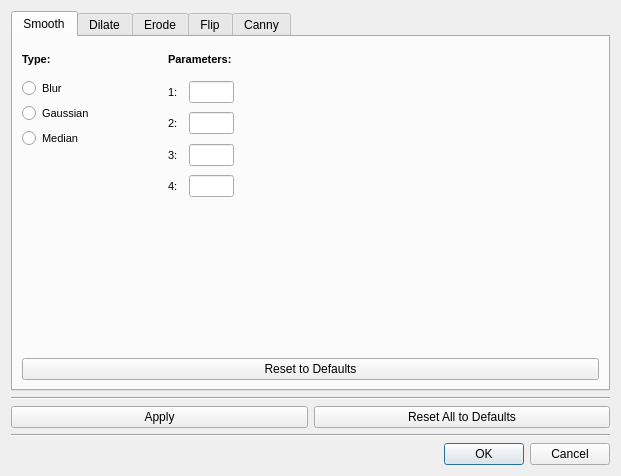
<?xml version="1.0" encoding="UTF-8"?>
<ui version="4.0">
 <class>ImageProcessingSettingsDialog</class>
 <widget class="QDialog" name="ImageProcessingSettingsDialog">
  <property name="geometry">
   <rect>
    <x>0</x>
    <y>0</y>
    <width>621</width>
    <height>476</height>
   </rect>
  </property>
  <property name="windowTitle">
   <string>Image Processing Settings</string>
  </property>
  <layout class="QGridLayout" name="gridLayout">
   <item row="0" column="0">
    <layout class="QVBoxLayout" name="verticalLayout_40">
     <item>
      <widget class="QTabWidget" name="tabWidget">
       <property name="currentIndex">
        <number>0</number>
       </property>
       <widget class="QWidget" name="smoothTab_5">
        <attribute name="title">
         <string>Smooth</string>
        </attribute>
        <layout class="QVBoxLayout" name="verticalLayout">
         <item>
          <layout class="QVBoxLayout" name="verticalLayout_41">
           <item>
            <layout class="QHBoxLayout" name="horizontalLayout_48">
             <item>
              <layout class="QVBoxLayout" name="verticalLayout_42">
               <item>
                <widget class="QLabel" name="label_68">
                 <property name="sizePolicy">
                  <sizepolicy hsizetype="Preferred" vsizetype="Minimum">
                   <horstretch>0</horstretch>
                   <verstretch>0</verstretch>
                  </sizepolicy>
                 </property>
                 <property name="minimumSize">
                  <size>
                   <width>0</width>
                   <height>27</height>
                  </size>
                 </property>
                 <property name="maximumSize">
                  <size>
                   <width>140</width>
                   <height>27</height>
                  </size>
                 </property>
                 <property name="font">
                  <font>
                   <pointsize>8</pointsize>
                   <weight>75</weight>
                   <bold>true</bold>
                  </font>
                 </property>
                 <property name="text">
                  <string>Type:</string>
                 </property>
                </widget>
               </item>
               <item>
                <layout class="QVBoxLayout" name="verticalLayout_43">
                 <item>
                  <widget class="QRadioButton" name="smoothBlurButton">
                   <property name="maximumSize">
                    <size>
                     <width>140</width>
                     <height>16777215</height>
                    </size>
                   </property>
                   <property name="font">
                    <font>
                     <pointsize>8</pointsize>
                    </font>
                   </property>
                   <property name="text">
                    <string>Blur</string>
                   </property>
                   <attribute name="buttonGroup">
                    <string notr="true">smoothTypeGroup</string>
                   </attribute>
                  </widget>
                 </item>
                 <item>
                  <widget class="QRadioButton" name="smoothGaussianButton">
                   <property name="maximumSize">
                    <size>
                     <width>140</width>
                     <height>16777215</height>
                    </size>
                   </property>
                   <property name="font">
                    <font>
                     <pointsize>8</pointsize>
                    </font>
                   </property>
                   <property name="text">
                    <string>Gaussian</string>
                   </property>
                   <attribute name="buttonGroup">
                    <string notr="true">smoothTypeGroup</string>
                   </attribute>
                  </widget>
                 </item>
                 <item>
                  <widget class="QRadioButton" name="smoothMedianButton">
                   <property name="maximumSize">
                    <size>
                     <width>140</width>
                     <height>16777215</height>
                    </size>
                   </property>
                   <property name="font">
                    <font>
                     <pointsize>8</pointsize>
                    </font>
                   </property>
                   <property name="text">
                    <string>Median</string>
                   </property>
                   <attribute name="buttonGroup">
                    <string notr="true">smoothTypeGroup</string>
                   </attribute>
                  </widget>
                 </item>
                 <item>
                  <spacer name="verticalSpacer_29">
                   <property name="orientation">
                    <enum>Qt::Vertical</enum>
                   </property>
                   <property name="sizeHint" stdset="0">
                    <size>
                     <width>20</width>
                     <height>40</height>
                    </size>
                   </property>
                  </spacer>
                 </item>
                </layout>
               </item>
              </layout>
             </item>
             <item>
              <layout class="QVBoxLayout" name="verticalLayout_44">
               <item>
                <widget class="QLabel" name="label_69">
                 <property name="minimumSize">
                  <size>
                   <width>0</width>
                   <height>27</height>
                  </size>
                 </property>
                 <property name="maximumSize">
                  <size>
                   <width>16777215</width>
                   <height>27</height>
                  </size>
                 </property>
                 <property name="font">
                  <font>
                   <pointsize>8</pointsize>
                   <weight>75</weight>
                   <bold>true</bold>
                  </font>
                 </property>
                 <property name="text">
                  <string>Parameters:</string>
                 </property>
                </widget>
               </item>
               <item>
                <layout class="QVBoxLayout" name="verticalLayout_45">
                 <item>
                  <layout class="QHBoxLayout" name="horizontalLayout_49">
                   <item>
                    <widget class="QLabel" name="label_70">
                     <property name="sizePolicy">
                      <sizepolicy hsizetype="Minimum" vsizetype="Preferred">
                       <horstretch>0</horstretch>
                       <verstretch>0</verstretch>
                      </sizepolicy>
                     </property>
                     <property name="minimumSize">
                      <size>
                       <width>15</width>
                       <height>0</height>
                      </size>
                     </property>
                     <property name="maximumSize">
                      <size>
                       <width>15</width>
                       <height>16777215</height>
                      </size>
                     </property>
                     <property name="font">
                      <font>
                       <pointsize>8</pointsize>
                      </font>
                     </property>
                     <property name="text">
                      <string>1:</string>
                     </property>
                    </widget>
                   </item>
                   <item>
                    <widget class="QLineEdit" name="smoothParam1Edit">
                     <property name="sizePolicy">
                      <sizepolicy hsizetype="Minimum" vsizetype="Fixed">
                       <horstretch>0</horstretch>
                       <verstretch>0</verstretch>
                      </sizepolicy>
                     </property>
                     <property name="minimumSize">
                      <size>
                       <width>45</width>
                       <height>0</height>
                      </size>
                     </property>
                     <property name="maximumSize">
                      <size>
                       <width>45</width>
                       <height>16777215</height>
                      </size>
                     </property>
                     <property name="font">
                      <font>
                       <pointsize>8</pointsize>
                      </font>
                     </property>
                    </widget>
                   </item>
                   <item>
                    <widget class="QLabel" name="smoothParam1RangeLabel">
                     <property name="font">
                      <font>
                       <pointsize>8</pointsize>
                       <weight>75</weight>
                       <bold>true</bold>
                      </font>
                     </property>
                     <property name="text">
                      <string/>
                     </property>
                    </widget>
                   </item>
                   <item>
                    <widget class="QLabel" name="smoothParam1Label">
                     <property name="font">
                      <font>
                       <pointsize>8</pointsize>
                      </font>
                     </property>
                     <property name="text">
                      <string/>
                     </property>
                    </widget>
                   </item>
                  </layout>
                 </item>
                 <item>
                  <layout class="QHBoxLayout" name="horizontalLayout_50">
                   <item>
                    <widget class="QLabel" name="label_71">
                     <property name="sizePolicy">
                      <sizepolicy hsizetype="Minimum" vsizetype="Preferred">
                       <horstretch>0</horstretch>
                       <verstretch>0</verstretch>
                      </sizepolicy>
                     </property>
                     <property name="minimumSize">
                      <size>
                       <width>15</width>
                       <height>0</height>
                      </size>
                     </property>
                     <property name="maximumSize">
                      <size>
                       <width>15</width>
                       <height>16777215</height>
                      </size>
                     </property>
                     <property name="font">
                      <font>
                       <pointsize>8</pointsize>
                      </font>
                     </property>
                     <property name="text">
                      <string>2:</string>
                     </property>
                    </widget>
                   </item>
                   <item>
                    <widget class="QLineEdit" name="smoothParam2Edit">
                     <property name="sizePolicy">
                      <sizepolicy hsizetype="Minimum" vsizetype="Fixed">
                       <horstretch>0</horstretch>
                       <verstretch>0</verstretch>
                      </sizepolicy>
                     </property>
                     <property name="minimumSize">
                      <size>
                       <width>45</width>
                       <height>0</height>
                      </size>
                     </property>
                     <property name="maximumSize">
                      <size>
                       <width>45</width>
                       <height>16777215</height>
                      </size>
                     </property>
                     <property name="font">
                      <font>
                       <pointsize>8</pointsize>
                      </font>
                     </property>
                    </widget>
                   </item>
                   <item>
                    <widget class="QLabel" name="smoothParam2RangeLabel">
                     <property name="font">
                      <font>
                       <pointsize>8</pointsize>
                       <weight>75</weight>
                       <bold>true</bold>
                      </font>
                     </property>
                     <property name="text">
                      <string/>
                     </property>
                    </widget>
                   </item>
                   <item>
                    <widget class="QLabel" name="smoothParam2Label">
                     <property name="font">
                      <font>
                       <pointsize>8</pointsize>
                      </font>
                     </property>
                     <property name="text">
                      <string/>
                     </property>
                    </widget>
                   </item>
                  </layout>
                 </item>
                 <item>
                  <layout class="QHBoxLayout" name="horizontalLayout_51">
                   <item>
                    <widget class="QLabel" name="label_72">
                     <property name="sizePolicy">
                      <sizepolicy hsizetype="Minimum" vsizetype="Preferred">
                       <horstretch>0</horstretch>
                       <verstretch>0</verstretch>
                      </sizepolicy>
                     </property>
                     <property name="minimumSize">
                      <size>
                       <width>15</width>
                       <height>0</height>
                      </size>
                     </property>
                     <property name="maximumSize">
                      <size>
                       <width>15</width>
                       <height>16777215</height>
                      </size>
                     </property>
                     <property name="font">
                      <font>
                       <pointsize>8</pointsize>
                      </font>
                     </property>
                     <property name="text">
                      <string>3:</string>
                     </property>
                    </widget>
                   </item>
                   <item>
                    <widget class="QLineEdit" name="smoothParam3Edit">
                     <property name="sizePolicy">
                      <sizepolicy hsizetype="Minimum" vsizetype="Fixed">
                       <horstretch>0</horstretch>
                       <verstretch>0</verstretch>
                      </sizepolicy>
                     </property>
                     <property name="minimumSize">
                      <size>
                       <width>45</width>
                       <height>0</height>
                      </size>
                     </property>
                     <property name="maximumSize">
                      <size>
                       <width>45</width>
                       <height>16777215</height>
                      </size>
                     </property>
                     <property name="font">
                      <font>
                       <pointsize>8</pointsize>
                      </font>
                     </property>
                    </widget>
                   </item>
                   <item>
                    <widget class="QLabel" name="smoothParam3RangeLabel">
                     <property name="font">
                      <font>
                       <pointsize>8</pointsize>
                       <weight>75</weight>
                       <bold>true</bold>
                      </font>
                     </property>
                     <property name="text">
                      <string/>
                     </property>
                    </widget>
                   </item>
                   <item>
                    <widget class="QLabel" name="smoothParam3Label">
                     <property name="font">
                      <font>
                       <pointsize>8</pointsize>
                      </font>
                     </property>
                     <property name="text">
                      <string/>
                     </property>
                    </widget>
                   </item>
                  </layout>
                 </item>
                 <item>
                  <layout class="QHBoxLayout" name="horizontalLayout_52">
                   <item>
                    <widget class="QLabel" name="label_73">
                     <property name="sizePolicy">
                      <sizepolicy hsizetype="Minimum" vsizetype="Preferred">
                       <horstretch>0</horstretch>
                       <verstretch>0</verstretch>
                      </sizepolicy>
                     </property>
                     <property name="minimumSize">
                      <size>
                       <width>15</width>
                       <height>0</height>
                      </size>
                     </property>
                     <property name="maximumSize">
                      <size>
                       <width>15</width>
                       <height>16777215</height>
                      </size>
                     </property>
                     <property name="font">
                      <font>
                       <pointsize>8</pointsize>
                      </font>
                     </property>
                     <property name="text">
                      <string>4:</string>
                     </property>
                    </widget>
                   </item>
                   <item>
                    <widget class="QLineEdit" name="smoothParam4Edit">
                     <property name="sizePolicy">
                      <sizepolicy hsizetype="Minimum" vsizetype="Fixed">
                       <horstretch>0</horstretch>
                       <verstretch>0</verstretch>
                      </sizepolicy>
                     </property>
                     <property name="minimumSize">
                      <size>
                       <width>45</width>
                       <height>0</height>
                      </size>
                     </property>
                     <property name="maximumSize">
                      <size>
                       <width>45</width>
                       <height>16777215</height>
                      </size>
                     </property>
                     <property name="font">
                      <font>
                       <pointsize>8</pointsize>
                      </font>
                     </property>
                    </widget>
                   </item>
                   <item>
                    <widget class="QLabel" name="smoothParam4RangeLabel">
                     <property name="font">
                      <font>
                       <pointsize>8</pointsize>
                       <weight>75</weight>
                       <bold>true</bold>
                      </font>
                     </property>
                     <property name="text">
                      <string/>
                     </property>
                    </widget>
                   </item>
                   <item>
                    <widget class="QLabel" name="smoothParam4Label">
                     <property name="font">
                      <font>
                       <pointsize>8</pointsize>
                      </font>
                     </property>
                     <property name="text">
                      <string/>
                     </property>
                    </widget>
                   </item>
                  </layout>
                 </item>
                </layout>
               </item>
              </layout>
             </item>
            </layout>
           </item>
           <item>
            <spacer name="verticalSpacer_31">
             <property name="orientation">
              <enum>Qt::Vertical</enum>
             </property>
             <property name="sizeHint" stdset="0">
              <size>
               <width>20</width>
               <height>40</height>
              </size>
             </property>
            </spacer>
           </item>
           <item>
            <widget class="QPushButton" name="resetSmoothToDefaultsButton">
             <property name="text">
              <string>Reset to Defaults</string>
             </property>
            </widget>
           </item>
          </layout>
         </item>
        </layout>
       </widget>
       <widget class="QWidget" name="dilateTab_5">
        <attribute name="title">
         <string>Dilate</string>
        </attribute>
        <layout class="QVBoxLayout" name="verticalLayout_2">
         <item>
          <layout class="QVBoxLayout" name="verticalLayout_46">
           <item>
            <layout class="QHBoxLayout" name="horizontalLayout_53">
             <item>
              <widget class="QLabel" name="label_74">
               <property name="minimumSize">
                <size>
                 <width>0</width>
                 <height>27</height>
                </size>
               </property>
               <property name="font">
                <font>
                 <pointsize>8</pointsize>
                 <weight>75</weight>
                 <bold>true</bold>
                </font>
               </property>
               <property name="text">
                <string>Number of iterations:</string>
               </property>
              </widget>
             </item>
             <item>
              <widget class="QLineEdit" name="dilateIterationsEdit">
               <property name="sizePolicy">
                <sizepolicy hsizetype="Minimum" vsizetype="Fixed">
                 <horstretch>0</horstretch>
                 <verstretch>0</verstretch>
                </sizepolicy>
               </property>
               <property name="minimumSize">
                <size>
                 <width>50</width>
                 <height>27</height>
                </size>
               </property>
               <property name="maximumSize">
                <size>
                 <width>50</width>
                 <height>16777215</height>
                </size>
               </property>
               <property name="font">
                <font>
                 <pointsize>8</pointsize>
                </font>
               </property>
              </widget>
             </item>
             <item>
              <widget class="QLabel" name="label_75">
               <property name="minimumSize">
                <size>
                 <width>0</width>
                 <height>27</height>
                </size>
               </property>
               <property name="font">
                <font>
                 <pointsize>8</pointsize>
                 <weight>75</weight>
                 <bold>true</bold>
                </font>
               </property>
               <property name="text">
                <string>[1-99]</string>
               </property>
              </widget>
             </item>
            </layout>
           </item>
           <item>
            <spacer name="verticalSpacer_32">
             <property name="orientation">
              <enum>Qt::Vertical</enum>
             </property>
             <property name="sizeHint" stdset="0">
              <size>
               <width>20</width>
               <height>40</height>
              </size>
             </property>
            </spacer>
           </item>
           <item>
            <widget class="QPushButton" name="resetDilateToDefaultsButton">
             <property name="text">
              <string>Reset to Defaults</string>
             </property>
            </widget>
           </item>
          </layout>
         </item>
        </layout>
       </widget>
       <widget class="QWidget" name="erodeTab_5">
        <attribute name="title">
         <string>Erode</string>
        </attribute>
        <layout class="QVBoxLayout" name="verticalLayout_3">
         <item>
          <layout class="QVBoxLayout" name="verticalLayout_47">
           <item>
            <layout class="QHBoxLayout" name="horizontalLayout_54">
             <item>
              <widget class="QLabel" name="label_76">
               <property name="minimumSize">
                <size>
                 <width>0</width>
                 <height>27</height>
                </size>
               </property>
               <property name="font">
                <font>
                 <pointsize>8</pointsize>
                 <weight>75</weight>
                 <bold>true</bold>
                </font>
               </property>
               <property name="text">
                <string>Number of iterations:</string>
               </property>
              </widget>
             </item>
             <item>
              <widget class="QLineEdit" name="erodeIterationsEdit">
               <property name="sizePolicy">
                <sizepolicy hsizetype="Minimum" vsizetype="Fixed">
                 <horstretch>0</horstretch>
                 <verstretch>0</verstretch>
                </sizepolicy>
               </property>
               <property name="minimumSize">
                <size>
                 <width>50</width>
                 <height>27</height>
                </size>
               </property>
               <property name="maximumSize">
                <size>
                 <width>50</width>
                 <height>16777215</height>
                </size>
               </property>
               <property name="font">
                <font>
                 <pointsize>8</pointsize>
                </font>
               </property>
              </widget>
             </item>
             <item>
              <widget class="QLabel" name="label_77">
               <property name="minimumSize">
                <size>
                 <width>0</width>
                 <height>27</height>
                </size>
               </property>
               <property name="font">
                <font>
                 <pointsize>8</pointsize>
                 <weight>75</weight>
                 <bold>true</bold>
                </font>
               </property>
               <property name="text">
                <string>[1-99]</string>
               </property>
              </widget>
             </item>
            </layout>
           </item>
           <item>
            <spacer name="verticalSpacer_33">
             <property name="orientation">
              <enum>Qt::Vertical</enum>
             </property>
             <property name="sizeHint" stdset="0">
              <size>
               <width>20</width>
               <height>40</height>
              </size>
             </property>
            </spacer>
           </item>
           <item>
            <widget class="QPushButton" name="resetErodeToDefaultsButton">
             <property name="text">
              <string>Reset to Defaults</string>
             </property>
            </widget>
           </item>
          </layout>
         </item>
        </layout>
       </widget>
       <widget class="QWidget" name="flipTab_5">
        <attribute name="title">
         <string>Flip</string>
        </attribute>
        <layout class="QVBoxLayout" name="verticalLayout_4">
         <item>
          <layout class="QVBoxLayout" name="verticalLayout_48">
           <item>
            <layout class="QHBoxLayout" name="horizontalLayout_55">
             <item>
              <widget class="QLabel" name="label_78">
               <property name="sizePolicy">
                <sizepolicy hsizetype="Preferred" vsizetype="Minimum">
                 <horstretch>0</horstretch>
                 <verstretch>0</verstretch>
                </sizepolicy>
               </property>
               <property name="minimumSize">
                <size>
                 <width>0</width>
                 <height>27</height>
                </size>
               </property>
               <property name="maximumSize">
                <size>
                 <width>16777215</width>
                 <height>27</height>
                </size>
               </property>
               <property name="font">
                <font>
                 <pointsize>8</pointsize>
                 <weight>75</weight>
                 <bold>true</bold>
                </font>
               </property>
               <property name="text">
                <string>Mode:</string>
               </property>
              </widget>
             </item>
             <item>
              <widget class="QRadioButton" name="flipXAxisButton">
               <property name="font">
                <font>
                 <pointsize>8</pointsize>
                </font>
               </property>
               <property name="text">
                <string>X-axis</string>
               </property>
               <attribute name="buttonGroup">
                <string notr="true">flipCodeGroup</string>
               </attribute>
              </widget>
             </item>
             <item>
              <widget class="QRadioButton" name="flipYAxisButton">
               <property name="font">
                <font>
                 <pointsize>8</pointsize>
                </font>
               </property>
               <property name="text">
                <string>Y-axis</string>
               </property>
               <attribute name="buttonGroup">
                <string notr="true">flipCodeGroup</string>
               </attribute>
              </widget>
             </item>
             <item>
              <widget class="QRadioButton" name="flipBothAxesButton">
               <property name="font">
                <font>
                 <pointsize>8</pointsize>
                </font>
               </property>
               <property name="text">
                <string>Both axes</string>
               </property>
               <attribute name="buttonGroup">
                <string notr="true">flipCodeGroup</string>
               </attribute>
              </widget>
             </item>
            </layout>
           </item>
           <item>
            <spacer name="verticalSpacer_34">
             <property name="orientation">
              <enum>Qt::Vertical</enum>
             </property>
             <property name="sizeHint" stdset="0">
              <size>
               <width>20</width>
               <height>40</height>
              </size>
             </property>
            </spacer>
           </item>
           <item>
            <widget class="QPushButton" name="resetFlipToDefaultsButton">
             <property name="text">
              <string>Reset to Defaults</string>
             </property>
            </widget>
           </item>
          </layout>
         </item>
        </layout>
       </widget>
       <widget class="QWidget" name="cannyTab_5">
        <attribute name="title">
         <string>Canny</string>
        </attribute>
        <layout class="QVBoxLayout" name="verticalLayout_5">
         <item>
          <layout class="QVBoxLayout" name="verticalLayout_49">
           <item>
            <layout class="QHBoxLayout" name="horizontalLayout_56">
             <item>
              <widget class="QLabel" name="label_79">
               <property name="minimumSize">
                <size>
                 <width>0</width>
                 <height>27</height>
                </size>
               </property>
               <property name="font">
                <font>
                 <pointsize>8</pointsize>
                 <weight>75</weight>
                 <bold>true</bold>
                </font>
               </property>
               <property name="text">
                <string>Threshold 1:</string>
               </property>
              </widget>
             </item>
             <item>
              <widget class="QLineEdit" name="cannyThresh1Edit">
               <property name="sizePolicy">
                <sizepolicy hsizetype="Minimum" vsizetype="Fixed">
                 <horstretch>0</horstretch>
                 <verstretch>0</verstretch>
                </sizepolicy>
               </property>
               <property name="minimumSize">
                <size>
                 <width>50</width>
                 <height>27</height>
                </size>
               </property>
               <property name="maximumSize">
                <size>
                 <width>50</width>
                 <height>16777215</height>
                </size>
               </property>
               <property name="font">
                <font>
                 <pointsize>8</pointsize>
                </font>
               </property>
              </widget>
             </item>
             <item>
              <widget class="QLabel" name="label_80">
               <property name="minimumSize">
                <size>
                 <width>0</width>
                 <height>27</height>
                </size>
               </property>
               <property name="font">
                <font>
                 <pointsize>8</pointsize>
                 <weight>75</weight>
                 <bold>true</bold>
                </font>
               </property>
               <property name="text">
                <string>[0-999]</string>
               </property>
              </widget>
             </item>
            </layout>
           </item>
           <item>
            <layout class="QHBoxLayout" name="horizontalLayout_57">
             <item>
              <widget class="QLabel" name="label_81">
               <property name="minimumSize">
                <size>
                 <width>0</width>
                 <height>27</height>
                </size>
               </property>
               <property name="font">
                <font>
                 <pointsize>8</pointsize>
                 <weight>75</weight>
                 <bold>true</bold>
                </font>
               </property>
               <property name="text">
                <string>Threshold 2:</string>
               </property>
              </widget>
             </item>
             <item>
              <widget class="QLineEdit" name="cannyThresh2Edit">
               <property name="sizePolicy">
                <sizepolicy hsizetype="Minimum" vsizetype="Fixed">
                 <horstretch>0</horstretch>
                 <verstretch>0</verstretch>
                </sizepolicy>
               </property>
               <property name="minimumSize">
                <size>
                 <width>50</width>
                 <height>27</height>
                </size>
               </property>
               <property name="maximumSize">
                <size>
                 <width>50</width>
                 <height>16777215</height>
                </size>
               </property>
               <property name="font">
                <font>
                 <pointsize>8</pointsize>
                </font>
               </property>
              </widget>
             </item>
             <item>
              <widget class="QLabel" name="label_82">
               <property name="minimumSize">
                <size>
                 <width>0</width>
                 <height>27</height>
                </size>
               </property>
               <property name="font">
                <font>
                 <pointsize>8</pointsize>
                 <weight>75</weight>
                 <bold>true</bold>
                </font>
               </property>
               <property name="text">
                <string>[0-999]</string>
               </property>
              </widget>
             </item>
            </layout>
           </item>
           <item>
            <layout class="QHBoxLayout" name="horizontalLayout_58">
             <item>
              <widget class="QLabel" name="label_83">
               <property name="minimumSize">
                <size>
                 <width>0</width>
                 <height>27</height>
                </size>
               </property>
               <property name="font">
                <font>
                 <pointsize>8</pointsize>
                 <weight>75</weight>
                 <bold>true</bold>
                </font>
               </property>
               <property name="text">
                <string>Aperture Size:</string>
               </property>
              </widget>
             </item>
             <item>
              <widget class="QLineEdit" name="cannyApertureSizeEdit">
               <property name="sizePolicy">
                <sizepolicy hsizetype="Minimum" vsizetype="Fixed">
                 <horstretch>0</horstretch>
                 <verstretch>0</verstretch>
                </sizepolicy>
               </property>
               <property name="minimumSize">
                <size>
                 <width>50</width>
                 <height>27</height>
                </size>
               </property>
               <property name="maximumSize">
                <size>
                 <width>50</width>
                 <height>16777215</height>
                </size>
               </property>
               <property name="font">
                <font>
                 <pointsize>8</pointsize>
                </font>
               </property>
              </widget>
             </item>
             <item>
              <widget class="QLabel" name="label_84">
               <property name="minimumSize">
                <size>
                 <width>0</width>
                 <height>27</height>
                </size>
               </property>
               <property name="font">
                <font>
                 <pointsize>8</pointsize>
                 <weight>75</weight>
                 <bold>true</bold>
                </font>
               </property>
               <property name="text">
                <string>[3/5/7]</string>
               </property>
              </widget>
             </item>
            </layout>
           </item>
           <item>
            <widget class="QCheckBox" name="cannyL2NormCheckBox">
             <property name="minimumSize">
              <size>
               <width>0</width>
               <height>27</height>
              </size>
             </property>
             <property name="font">
              <font>
               <pointsize>8</pointsize>
               <weight>75</weight>
               <bold>true</bold>
              </font>
             </property>
             <property name="text">
              <string>Use L2-norm</string>
             </property>
            </widget>
           </item>
           <item>
            <spacer name="verticalSpacer_35">
             <property name="orientation">
              <enum>Qt::Vertical</enum>
             </property>
             <property name="sizeHint" stdset="0">
              <size>
               <width>20</width>
               <height>40</height>
              </size>
             </property>
            </spacer>
           </item>
           <item>
            <widget class="QPushButton" name="resetCannyToDefaultsButton">
             <property name="text">
              <string>Reset to Defaults</string>
             </property>
            </widget>
           </item>
          </layout>
         </item>
        </layout>
       </widget>
      </widget>
     </item>
     <item>
      <widget class="Line" name="line_9">
       <property name="orientation">
        <enum>Qt::Horizontal</enum>
       </property>
      </widget>
     </item>
     <item>
      <layout class="QHBoxLayout" name="horizontalLayout_59">
       <item>
        <widget class="QPushButton" name="applyButton">
         <property name="text">
          <string>Apply</string>
         </property>
        </widget>
       </item>
       <item>
        <widget class="QPushButton" name="resetAllToDefaultsButton">
         <property name="text">
          <string>Reset All to Defaults</string>
         </property>
        </widget>
       </item>
      </layout>
     </item>
     <item>
      <widget class="Line" name="line_10">
       <property name="orientation">
        <enum>Qt::Horizontal</enum>
       </property>
      </widget>
     </item>
     <item>
      <widget class="QDialogButtonBox" name="okCancelBox">
       <property name="orientation">
        <enum>Qt::Horizontal</enum>
       </property>
       <property name="standardButtons">
        <set>QDialogButtonBox::Cancel|QDialogButtonBox::Ok</set>
       </property>
      </widget>
     </item>
    </layout>
   </item>
  </layout>
 </widget>
 <tabstops>
  <tabstop>tabWidget</tabstop>
  <tabstop>applyButton</tabstop>
  <tabstop>resetAllToDefaultsButton</tabstop>
  <tabstop>okCancelBox</tabstop>
  <tabstop>smoothBlurButton</tabstop>
  <tabstop>smoothGaussianButton</tabstop>
  <tabstop>smoothMedianButton</tabstop>
  <tabstop>smoothParam1Edit</tabstop>
  <tabstop>smoothParam2Edit</tabstop>
  <tabstop>smoothParam3Edit</tabstop>
  <tabstop>smoothParam4Edit</tabstop>
  <tabstop>resetSmoothToDefaultsButton</tabstop>
  <tabstop>dilateIterationsEdit</tabstop>
  <tabstop>resetDilateToDefaultsButton</tabstop>
  <tabstop>erodeIterationsEdit</tabstop>
  <tabstop>resetErodeToDefaultsButton</tabstop>
  <tabstop>flipXAxisButton</tabstop>
  <tabstop>flipYAxisButton</tabstop>
  <tabstop>flipBothAxesButton</tabstop>
  <tabstop>resetFlipToDefaultsButton</tabstop>
  <tabstop>cannyThresh1Edit</tabstop>
  <tabstop>cannyThresh2Edit</tabstop>
  <tabstop>cannyApertureSizeEdit</tabstop>
  <tabstop>cannyL2NormCheckBox</tabstop>
  <tabstop>resetCannyToDefaultsButton</tabstop>
 </tabstops>
 <resources/>
 <connections>
  <connection>
   <sender>okCancelBox</sender>
   <signal>accepted()</signal>
   <receiver>ImageProcessingSettingsDialog</receiver>
   <slot>accept()</slot>
   <hints>
    <hint type="sourcelabel">
     <x>220</x>
     <y>356</y>
    </hint>
    <hint type="destinationlabel">
     <x>219</x>
     <y>189</y>
    </hint>
   </hints>
  </connection>
  <connection>
   <sender>okCancelBox</sender>
   <signal>rejected()</signal>
   <receiver>ImageProcessingSettingsDialog</receiver>
   <slot>reject()</slot>
   <hints>
    <hint type="sourcelabel">
     <x>220</x>
     <y>356</y>
    </hint>
    <hint type="destinationlabel">
     <x>219</x>
     <y>189</y>
    </hint>
   </hints>
  </connection>
 </connections>
 <buttongroups>
  <buttongroup name="flipCodeGroup"/>
  <buttongroup name="smoothTypeGroup"/>
 </buttongroups>
</ui>
